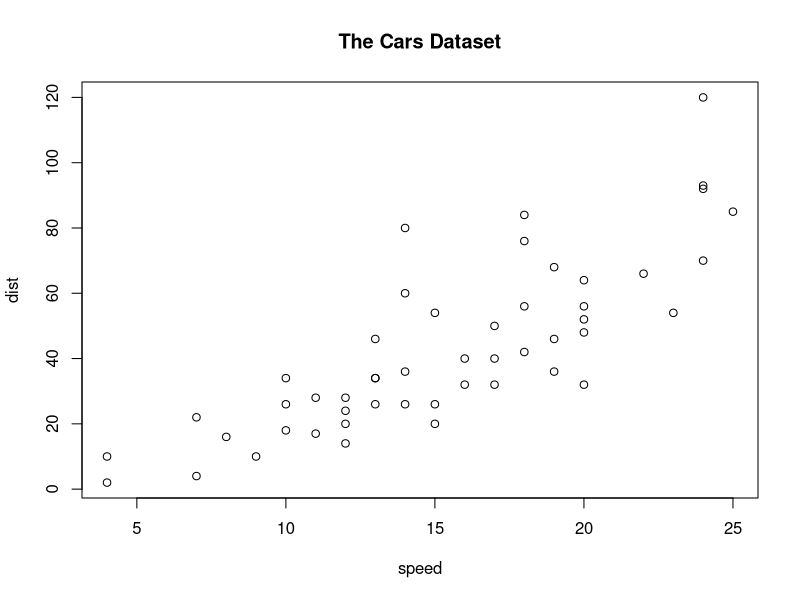

Generate this figure with R:
## ---- chunk 1
setwd("/home/vkg/IIT/CS422/homeworks/homework-0")
data(cars)
cars
## ---- chunk 2
plot(cars, main="The Cars Dataset")
## ---- chunk 3
summary(cars)
## ---- chunk 4
summ <- summary(cars)
max.speed.str <- summ[,1][6]
max.speed.str <- strsplit(max.speed.str, ":")
max.speed <- max.speed.str[[1]][2]

min.dist.str <- summ[,2][1]
min.dist.str <- strsplit(min.dist.str, ":  ")
min.dist <- min.dist.str[[1]][2]

str <- paste0("Maximum speed is ", max.speed, ", and minimum distance is ", 
              min.dist)
str
